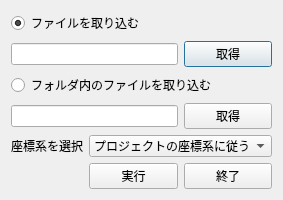
<?xml version="1.0" encoding="UTF-8"?>
<ui version="4.0">
 <class>LoadingXMLDialogBase</class>
 <widget class="QDialog" name="LoadingXMLDialogBase">
  <property name="geometry">
   <rect>
    <x>0</x>
    <y>0</y>
    <width>249</width>
    <height>169</height>
   </rect>
  </property>
  <property name="windowTitle">
   <string>loading_XML</string>
  </property>
  <layout class="QGridLayout" name="gridLayout">
   <item row="1" column="0" colspan="2">
    <widget class="QLineEdit" name="lineEdit"/>
   </item>
   <item row="1" column="2">
    <widget class="QPushButton" name="pushButton">
     <property name="text">
      <string>取得</string>
     </property>
    </widget>
   </item>
   <item row="3" column="0" colspan="2">
    <widget class="QLineEdit" name="lineEdit_2"/>
   </item>
   <item row="3" column="2">
    <widget class="QPushButton" name="pushButton_2">
     <property name="text">
      <string>取得</string>
     </property>
    </widget>
   </item>
   <item row="4" column="0">
    <widget class="QLabel" name="label">
     <property name="text">
      <string>座標系を選択</string>
     </property>
    </widget>
   </item>
   <item row="4" column="1" colspan="2">
    <widget class="QComboBox" name="comboBox">
     <item>
      <property name="text">
       <string>プロジェクトの座標系に従う</string>
      </property>
     </item>
     <item>
      <property name="text">
       <string>JGD2011 1系:6669</string>
      </property>
     </item>
     <item>
      <property name="text">
       <string>JGD2011 2系:6670</string>
      </property>
     </item>
     <item>
      <property name="text">
       <string>JGD2011 3系:6671</string>
      </property>
     </item>
     <item>
      <property name="text">
       <string>JGD2011 4系:6672</string>
      </property>
     </item>
     <item>
      <property name="text">
       <string>JGD2011 5系:6673</string>
      </property>
     </item>
     <item>
      <property name="text">
       <string>JGD2011 6系:6674</string>
      </property>
     </item>
     <item>
      <property name="text">
       <string>JGD2011 7系:6675</string>
      </property>
     </item>
     <item>
      <property name="text">
       <string>JGD2011 8系:6676</string>
      </property>
     </item>
     <item>
      <property name="text">
       <string>JGD2011 9系:6677</string>
      </property>
     </item>
     <item>
      <property name="text">
       <string>JGD2011 10系:6678</string>
      </property>
     </item>
     <item>
      <property name="text">
       <string>JGD2011 11系:6679</string>
      </property>
     </item>
     <item>
      <property name="text">
       <string>JGD2011 12系:6680</string>
      </property>
     </item>
     <item>
      <property name="text">
       <string>JGD2011 13系:6681</string>
      </property>
     </item>
     <item>
      <property name="text">
       <string>JGD2011 14系:6682</string>
      </property>
     </item>
     <item>
      <property name="text">
       <string>JGD2011 15系:6683</string>
      </property>
     </item>
     <item>
      <property name="text">
       <string>JGD2011 16系:6684</string>
      </property>
     </item>
     <item>
      <property name="text">
       <string>JGD2011 17系:6685</string>
      </property>
     </item>
     <item>
      <property name="text">
       <string>JGD2011 18系:6686</string>
      </property>
     </item>
     <item>
      <property name="text">
       <string>JGD2011 19系:6687</string>
      </property>
     </item>
    </widget>
   </item>
   <item row="5" column="1">
    <widget class="QPushButton" name="pushButton_3">
     <property name="text">
      <string>実行</string>
     </property>
    </widget>
   </item>
   <item row="5" column="2">
    <widget class="QPushButton" name="pushButton_4">
     <property name="text">
      <string>終了</string>
     </property>
    </widget>
   </item>
   <item row="0" column="0" colspan="3">
    <widget class="QRadioButton" name="radioButton">
     <property name="text">
      <string>ファイルを取り込む</string>
     </property>
     <property name="checked">
      <bool>true</bool>
     </property>
     <attribute name="buttonGroup">
      <string notr="true">buttonGroup</string>
     </attribute>
    </widget>
   </item>
   <item row="2" column="0" colspan="3">
    <widget class="QRadioButton" name="radioButton_2">
     <property name="text">
      <string>フォルダ内のファイルを取り込む</string>
     </property>
     <property name="checked">
      <bool>false</bool>
     </property>
     <attribute name="buttonGroup">
      <string notr="true">buttonGroup</string>
     </attribute>
    </widget>
   </item>
  </layout>
 </widget>
 <resources/>
 <connections>
  <connection>
   <sender>pushButton_4</sender>
   <signal>clicked()</signal>
   <receiver>LoadingXMLDialogBase</receiver>
   <slot>reject()</slot>
   <hints>
    <hint type="sourcelabel">
     <x>293</x>
     <y>249</y>
    </hint>
    <hint type="destinationlabel">
     <x>303</x>
     <y>199</y>
    </hint>
   </hints>
  </connection>
 </connections>
 <buttongroups>
  <buttongroup name="buttonGroup"/>
 </buttongroups>
</ui>
